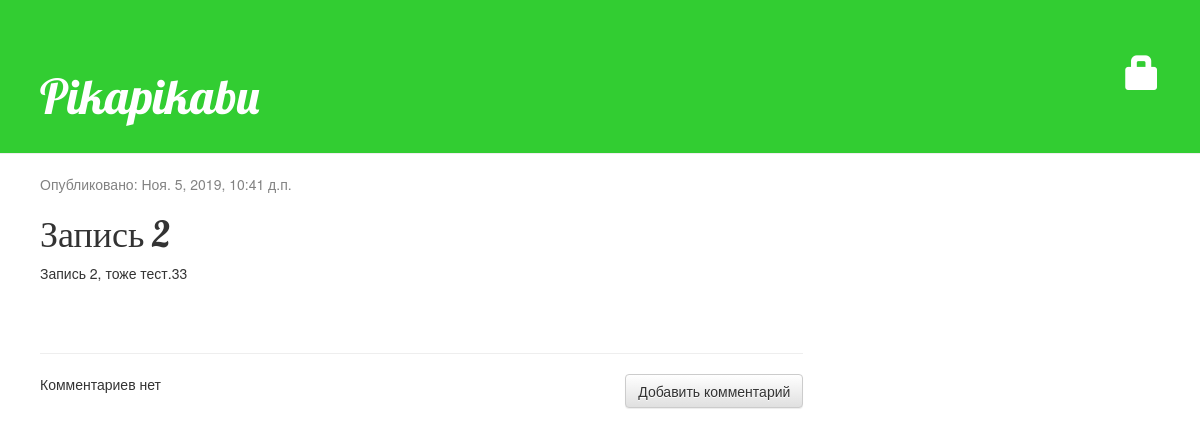
The app's page /post/2/ with its own data.
### blog/models.py (models this page shows, shortened)
class Post(models.Model):
    author = models.ForeignKey(settings.AUTH_USER_MODEL, on_delete=models.CASCADE)
    title = models.CharField(max_length=200)
    text = models.TextField()
    created_date = models.DateTimeField(default=timezone.now)
    published_date = models.DateTimeField(blank=True, null=True)

### blog/views.py (the view)
# urls.py: path('post/<int:pk>/', views.post_detail, name='post_detail'),
def post_detail(request, pk):
    post = get_object_or_404(Post, pk=pk)
    return render(request, 'blog/post_detail.html', {'post': post})

### blog/templates/blog/post_detail.html (shortened to what this page needs)
{% extends 'blog/base.html' %}
{% block content %}
    <div class="post"><span class="date">
        {% if post.published_date %}
            Опубликовано: {{ post.published_date }}
        {% else %}
            Автор: {{ post.author }} | Создано: {{ post.created_date }}
            <a class="btn btn-primary" href="{% url 'post_publish' pk=post.pk %}"><span
                    class="glyphicon glyphicon-send"></span></a>
        {% endif %}
    </span>
        <h1>{{ post.title }}</h1>
        <p>{{ post.text|linebreaksbr }}</p>
    </div>
    <hr>
    <a class="btn btn-default" href="'{% url 'add_comment_to_post' pk=post.pk %}">Добавить комментарий</a>
    {% for comment in post.comments.all  %}
        <div class="comment">
        <div class="date">{{ comment.created_date }}</div>
        <strong>{{ comment.author }}</strong>
        <p>{{ comment.text|linebreaks }}</p>
        </div>
    {% empty %}
        <p>Комментариев нет</p>
    {% endfor %}
{% endblock %}

### blog/static/css/blog.css (style rules this page uses)
h1, h2, h3, h4 { font-family: 'Lobster', cursive; }
.date { color: #828282; }
.post { margin-bottom: 70px; }
.btn { float: right; }

### records on screen
Post: published_date "Ноя. 5, 2019, 10:41 д.п.", title "Запись 2", text "Запись 2, тоже тест.33"
